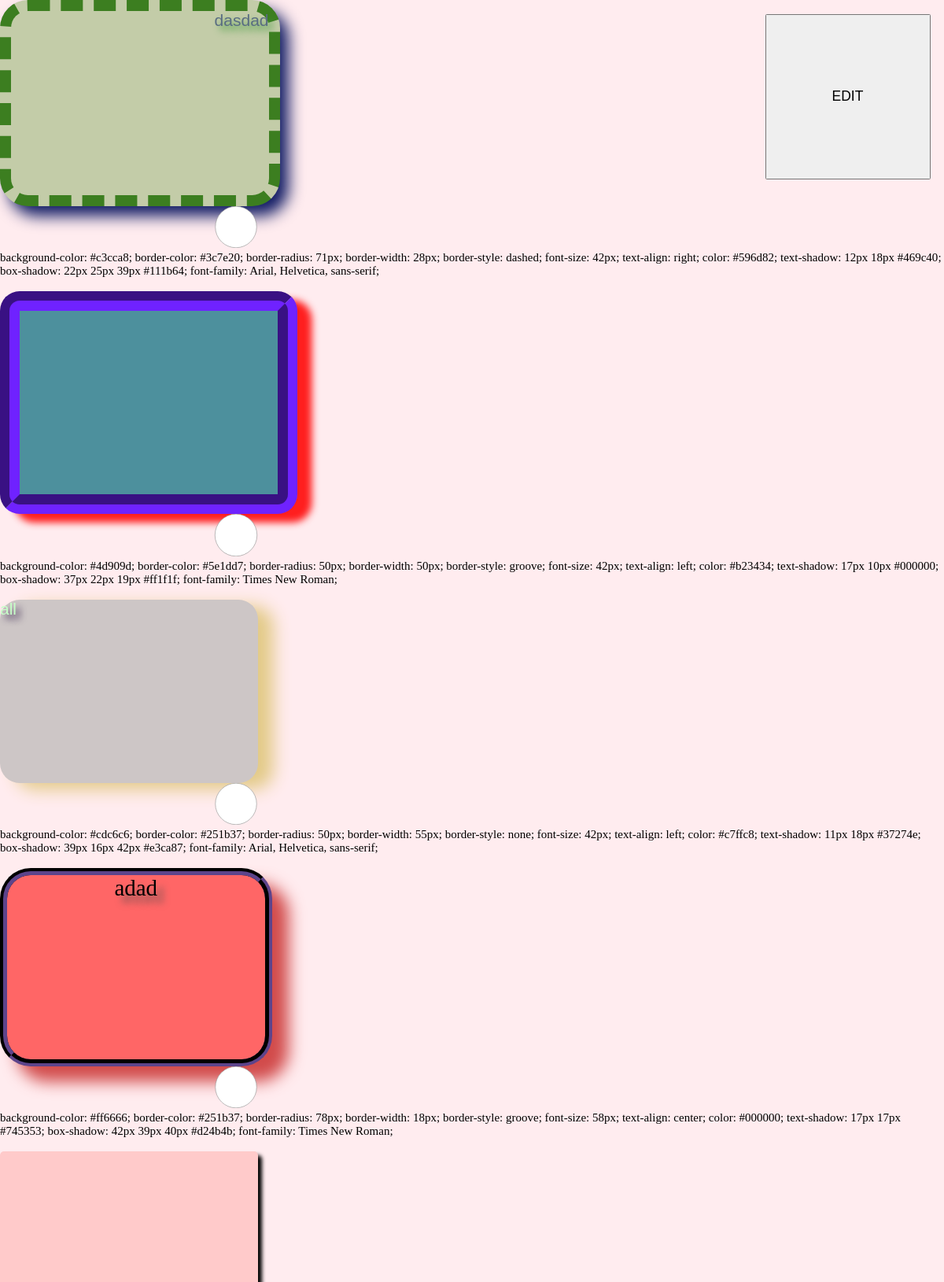
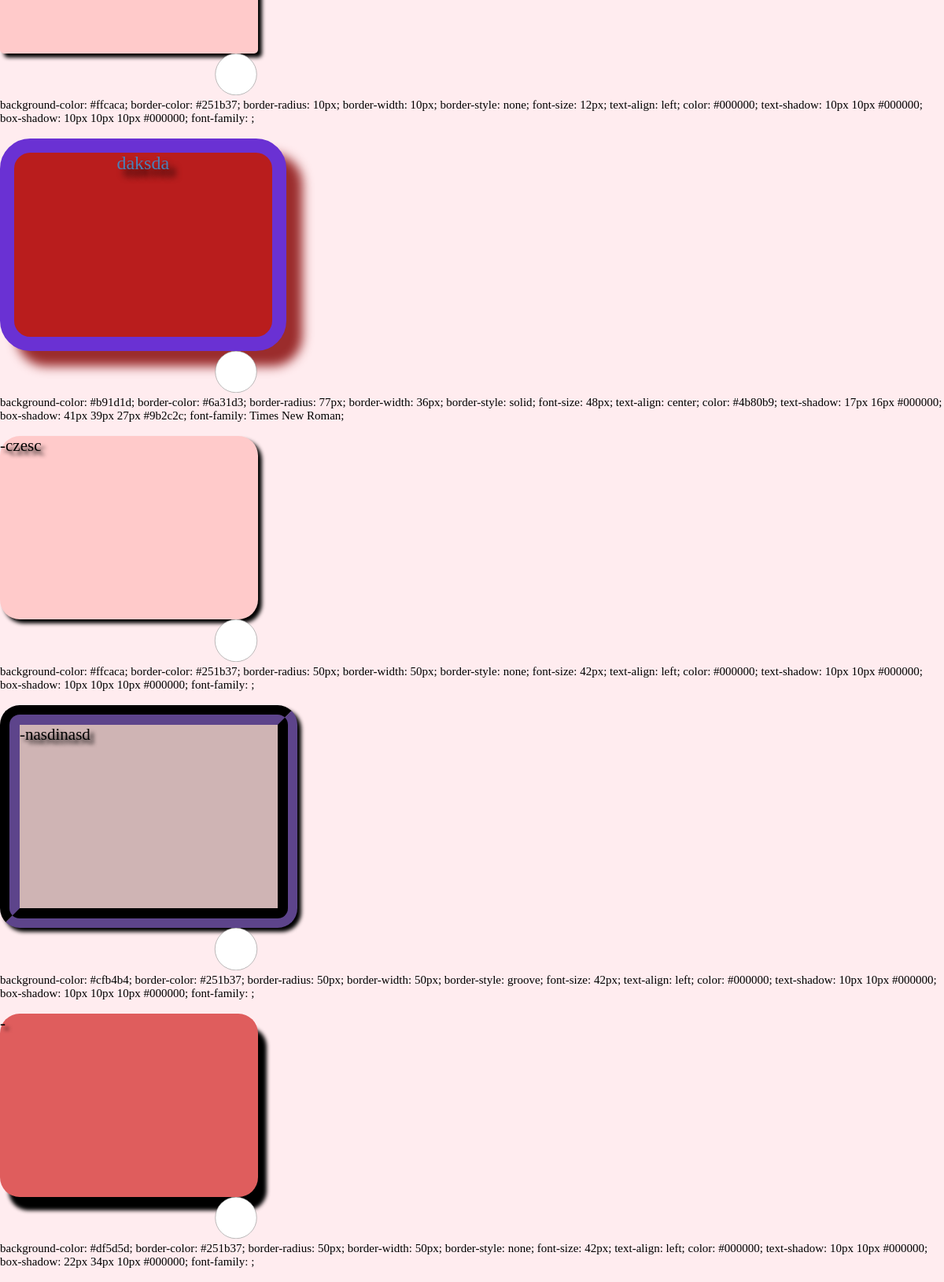
Screenshot of /galeria.php with the database file from the repository (2 pictures, top to bottom).
### tables this page shows
CREATE TABLE `galeria` (
  `text` text NOT NULL,
  `bg_color` varchar(255) NOT NULL,
  `border_color` varchar(255) NOT NULL,
  `border_radius` int(255) NOT NULL,
  `border_width` int(255) NOT NULL,
  `font_size` int(255) NOT NULL,
  `border_style` text NOT NULL,
  `text_align` text NOT NULL,
  `text_color` varchar(255) NOT NULL,
  `text_shadow_width` int(255) NOT NULL,
  `text_shadow_height` int(255) NOT NULL,
  `textblur` int(255) NOT NULL,
  `text_shadow_color` varchar(255) NOT NULL,
  `border_shadow_width` int(255) NOT NULL,
  `border_shadow_height` int(255) NOT NULL,
  `borderblur` int(255) NOT NULL,
  `border_shadow_color` varchar(255) NOT NULL,
  `font_family` text NOT NULL,
  `id` int(255) NOT NULL
);

### galeria.php (the view, shortened to what this page needs)
<!DOCTYPE html>
<html lang="pl">
<head>
    <link rel="stylesheet" href="styles.css">
</head>
<body>
    <div class="container" style='zoom: 0.5; -moz-transform: scale(0.5)'>
    <form name="galer" method="POST" action="index.php">
    <?php
        $nazwa_serwera="localhost";
        $nazwa_uzytkownika="root";
        $haslo_uzytkownika="";
        $nazwa_bazy_danych="pudelka";
        $polaczenie1=mysqli_connect($nazwa_serwera, $nazwa_uzytkownika, $haslo_uzytkownika, $nazwa_bazy_danych);
        $kwerenda="SELECT `text`, `bg_color`, `border_color`, `border_radius`, `border_width`, `font_size`, `border_style`, `text_align`, `text_color`, `text_shadow_width`, `text_shadow_height`, `textblur`, `text_shadow_color`, `border_shadow_width`, `border_shadow_height`, `borderblur`, `border_shadow_color`, `font_family`, `id` FROM `galeria`;";
        $wynikKwerendy=mysqli_query($polaczenie1, $kwerenda);
        if($wynikKwerendy->num_rows > 0) {
            while($row = $wynikKwerendy->fetch_assoc()) {
                echo "<div style='width: 655px; height: 467px; background-color: " .$row["bg_color"]  . "; border-color: " . $row["border_color"] . "; border-radius: " . $row["border_radius"]
                ."px;" . " border-width: " . $row["border_width"] . "px; border-style: " . $row["border_style"] . "; font-size: " . $row["font_size"] . "px; text-align: " . $row["text_align"]
                . "; color: " . $row["text_color"] . "; text-shadow: " . $row["text_shadow_width"] . "px " .$row["text_shadow_height"] . "px " .$row["textblur"] . "px " . $row["text_shadow_color"] . "; box-shadow: " . $row["border_shadow_width"] . "px " .
                $row["border_shadow_height"] . "px " .$row["borderblur"] . "px " . $row["border_shadow_color"] . "; font-family: " . $row["font_family"] . ";" . "'>" . $row["text"] . "</div>" . "<input type='radio' name='edit' value='". $row["id"] ."'id='". $row["id"] ."'> ";
                echo "<div>background-color: " .$row["bg_color"]  . "; border-color: " . $row["border_color"] . "; border-radius: " . $row["border_radius"]
                    ."px;" . " border-width: " . $row["border_width"] . "px; border-style: " . $row["border_style"] . "; font-size: " . $row["font_size"] . "px; text-align: " . $row["text_align"]
                    . "; color: " . $row["text_color"] . "; text-shadow: " . $row["text_shadow_width"] . "px "  .$row["textblur"] . "px " . $row["text_shadow_color"] . "; box-shadow: " . $row["border_shadow_width"] . "px " .
                    $row["border_shadow_height"] . "px " .$row["borderblur"] . "px ". $row["border_shadow_color"] . "; font-family: " . $row["font_family"] . ";" . "</div><br>";
            }
        }
    ?>
    <a href="index.php"><input type='submit' value='EDIT' id='subm' name='subm' action='index.php'></a>
    </form>
    </div>
</body>
</html>

### styles.css (style rules this page uses)
* { padding: 0; margin: 0; }
body { background-color: #FFECEF; font-size: 30px; }
a { text-decoration: none; }
input[type=radio] { width: 50%; height: 8em; }
input[type=submit] { position: fixed; top: 1em; right: 1em; height: 12em; width: 12em; font-size: 35px; }

### rows the page displays
galeria: text "dasdad", bg_color "#c3cca8", border_color "#3c7e20", border_radius "71", border_width "28", border_style "dashed", font_size "42", text_align "right", text_color "#596d82", text_shadow_width "12", textblur "18", text_shadow_color "#469c40", border_shadow_width "22", border_shadow_height "25", borderblur "39", border_shadow_color "#111b64", font_family "Arial, Helvetica, sans-serif"
galeria: text_shadow_height 18 (drawn), bg_color "#4d909d", border_color "#5e1dd7", border_radius "50", border_width "50", border_style "groove", font_size "42", text_align "left", text_color "#b23434", text_shadow_width "17", textblur "10", text_shadow_color "#000000", border_shadow_width "37", border_shadow_height "22", borderblur "19", border_shadow_color "#ff1f1f", font_family "Times New Roman"
galeria: text "all", bg_color "#cdc6c6", border_color "#251b37", border_radius "50", border_width "55", border_style "none", font_size "42", text_align "left", text_color "#c7ffc8", text_shadow_width "11", textblur "18", text_shadow_color "#37274e", border_shadow_width "39", border_shadow_height "16", borderblur "42", border_shadow_color "#e3ca87", font_family "Arial, Helvetica, sans-serif"
galeria: text "adad", bg_color "#ff6666", border_color "#251b37", border_radius "78", border_width "18", border_style "groove", font_size "58", text_align "center", text_color "#000000", text_shadow_width "17", textblur "17", text_shadow_color "#745353", border_shadow_width "42", border_shadow_height "39", borderblur "40", border_shadow_color "#d24b4b", font_family "Times New Roman"
galeria: text_shadow_height 10 (drawn), bg_color "#ffcaca", border_color "#251b37", border_radius "10", border_width "10", border_style "none", font_size "12", text_align "left", text_color "#000000", text_shadow_width "10", textblur "10", text_shadow_color "#000000", border_shadow_width "10", border_shadow_height "10", borderblur "10", border_shadow_color "#000000"
galeria: text "daksda", bg_color "#b91d1d", border_color "#6a31d3", border_radius "77", border_width "36", border_style "solid", font_size "48", text_align "center", text_color "#4b80b9", text_shadow_width "17", textblur "16", text_shadow_color "#000000", border_shadow_width "41", border_shadow_height "39", borderblur "27", border_shadow_color "#9b2c2c", font_family "Times New Roman"
galeria: text "-czesc", bg_color "#ffcaca", border_color "#251b37", border_radius "50", border_width "50", border_style "none", font_size "42", text_align "left", text_color "#000000", text_shadow_width "10", textblur "10", text_shadow_color "#000000", border_shadow_width "10", border_shadow_height "10", borderblur "10", border_shadow_color "#000000"
galeria: text "-nasdinasd", bg_color "#cfb4b4", border_color "#251b37", border_radius "50", border_width "50", border_style "groove", font_size "42", text_align "left", text_color "#000000", text_shadow_width "10", textblur "10", text_shadow_color "#000000", border_shadow_width "10", border_shadow_height "10", borderblur "10", border_shadow_color "#000000"
galeria: text "-", bg_color "#df5d5d", border_color "#251b37", border_radius "50", border_width "50", border_style "none", font_size "42", text_align "left", text_color "#000000", text_shadow_width "10", textblur "10", text_shadow_color "#000000", border_shadow_width "22", border_shadow_height "34", borderblur "10", border_shadow_color "#000000"
